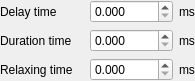
<?xml version="1.0" encoding="UTF-8"?>
<ui version="4.0">
 <class>CPulseParamsGuiComp</class>
 <widget class="QWidget" name="CPulseParamsGuiComp">
  <property name="geometry">
   <rect>
    <x>0</x>
    <y>0</y>
    <width>195</width>
    <height>80</height>
   </rect>
  </property>
  <property name="windowTitle">
   <string>Form</string>
  </property>
  <layout class="QGridLayout" name="gridLayout">
   <property name="margin">
    <number>0</number>
   </property>
   <item row="0" column="0">
    <widget class="QLabel" name="DelayTimeLabel">
     <property name="text">
      <string>Delay time</string>
     </property>
    </widget>
   </item>
   <item row="0" column="1">
    <widget class="QDoubleSpinBox" name="DelayTimeSB">
     <property name="decimals">
      <number>3</number>
     </property>
    </widget>
   </item>
   <item row="0" column="2">
    <widget class="QLabel" name="DelayTimeUnitLabel">
     <property name="sizePolicy">
      <sizepolicy hsizetype="Maximum" vsizetype="Preferred">
       <horstretch>0</horstretch>
       <verstretch>0</verstretch>
      </sizepolicy>
     </property>
     <property name="text">
      <string>ms</string>
     </property>
    </widget>
   </item>
   <item row="1" column="0">
    <widget class="QLabel" name="PulseTimeLabel">
     <property name="text">
      <string>Duration time</string>
     </property>
    </widget>
   </item>
   <item row="1" column="1">
    <widget class="QDoubleSpinBox" name="PulseTimeSB">
     <property name="decimals">
      <number>3</number>
     </property>
    </widget>
   </item>
   <item row="1" column="2">
    <widget class="QLabel" name="PulseTimeUnitLabel">
     <property name="sizePolicy">
      <sizepolicy hsizetype="Maximum" vsizetype="Preferred">
       <horstretch>0</horstretch>
       <verstretch>0</verstretch>
      </sizepolicy>
     </property>
     <property name="text">
      <string>ms</string>
     </property>
    </widget>
   </item>
   <item row="2" column="0">
    <widget class="QLabel" name="RelaxingTimeLabel">
     <property name="text">
      <string>Relaxing time</string>
     </property>
    </widget>
   </item>
   <item row="2" column="1">
    <widget class="QDoubleSpinBox" name="RelaxingTimeSB">
     <property name="decimals">
      <number>3</number>
     </property>
    </widget>
   </item>
   <item row="2" column="2">
    <widget class="QLabel" name="RelaxingTimeUnitLabel">
     <property name="sizePolicy">
      <sizepolicy hsizetype="Maximum" vsizetype="Preferred">
       <horstretch>0</horstretch>
       <verstretch>0</verstretch>
      </sizepolicy>
     </property>
     <property name="text">
      <string>ms</string>
     </property>
    </widget>
   </item>
  </layout>
 </widget>
 <resources/>
 <connections/>
</ui>
